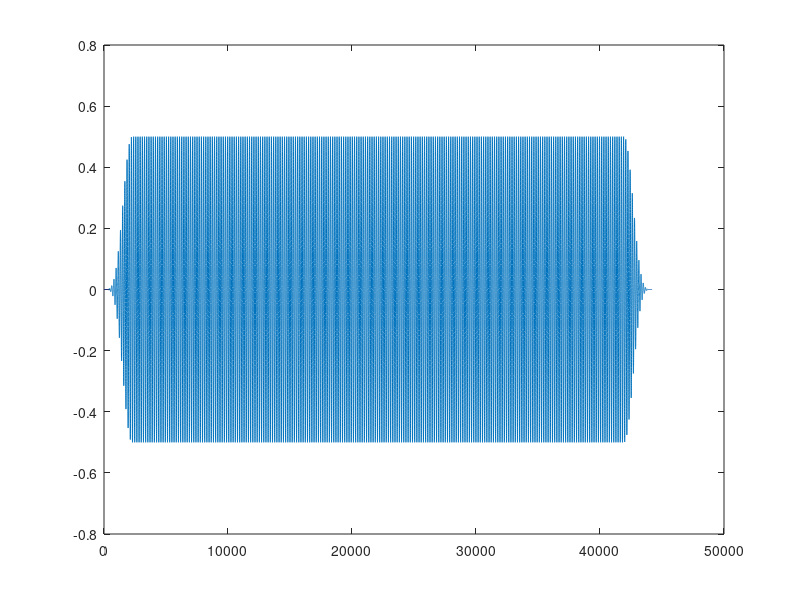

MATLAB code for this plot: (Note: this script raises an error after producing the figure.)
%% Experiment 1
% Creates amplitude modulated pure tones. Checks for perceived loudness and adjusts

clear all

% Specs for the tone
Fs = 44100;      %# Samples per second
dt = 1/Fs;
nSeconds = 1;   %# Duration of the sound
t_beep = [dt:dt:nSeconds];
Tattack = 0.05; 
bump = [0 2 4 8 16 32];

% cosine ramp
A=(0:dt:Tattack)/Tattack;
Tfade=(pi/(length(A)-.5));
RaisedCosine=cos(pi:Tfade:3*pi)+1;
RaisedCosineNormSquare=(RaisedCosine/max(RaisedCosine)).^2;
A=RaisedCosineNormSquare(1:(length(RaisedCosineNormSquare)/2));
rampUp = A;
rampDown = fliplr(rampUp);
pad = zeros(1,50);

toneFreq = [250 500 1000 1500 2000 3000 4000 6000 8000];  %# Tone frequency, in Hertz
for i = 1:length(toneFreq)
    yT = [sin(2*pi*toneFreq(i)*t_beep)];
    maxVol = ones(1,length(yT));
    VolN = yT.*(maxVol*0.5);

    for j = 1:length(bump)
        modul = (1+0.5.*[sin(2*pi*bump(j)*t_beep)]).*VolN;
        mid = ones(1,length(modul) - length(rampUp) - length(rampDown));
        envelope = [rampUp mid rampDown];
        shapedVol = modul.*envelope;
        presentVol = [pad shapedVol pad];
        sound(presentVol, Fs);
        figure;plot(presentVol);
        WaitSecs(1.5);
        audiowrite([num2str(toneFreq(i)/1000) 'kHz_' num2str(bump(j)) 'Hz_orig.wav'], presentVol, Fs);
        x = audioread([num2str(toneFreq(i)/1000) 'kHz_' num2str(bump(j)) 'Hz_orig.wav']);
        l(j,i) = acousticLoudness(x, Fs); %  returns loudness in sones according to ISO 532-1 (Zwicker).
        c = 1-((l(j,i)-30)*2/100);
        presentVol = presentVol.*c;
        audiowrite([num2str(toneFreq(i)/1000) 'kHz_' num2str(bump(j)) 'Hz.wav'], presentVol, Fs);
        x = audioread([num2str(toneFreq(i)/1000) 'kHz_' num2str(bump(j)) 'Hz.wav']);
        lo(j,i) = acousticLoudness(x, Fs)
    end
end

%% Experiment 2
% Frequency modulated tones

Fs = 44100;                                             % Samples per second (resolution)
d = 1/Fs;                                               % Converted samples per second
f = 5:5:50;                                             % Repetition frequency (starts at 5Hz and goes up in increments of 5 to 50Hz)

% Create vol ramp up and ramp down to avoid the speakers clicking
Tattack = 0.005;                                        % Ramp duration
A=(0:d:Tattack)/Tattack;
Tfade=(pi/(length(A)-.5));
RaisedCosine=cos(pi:Tfade:3*pi)+1;
RaisedCosineNormSquare=(RaisedCosine/max(RaisedCosine)).^2;
A=RaisedCosineNormSquare(1:(length(RaisedCosineNormSquare)/2));
rampUp = A;
rampDown = fliplr(rampUp);

for i=1:length(f)                                       % Do the same as above except add the ramp to avoid speaker clicking
    dur = 1/f(i);
    t=0:d:dur;                                          % # secs @ Fs sample rate
    y=chirp(t,500,dur,2000);                            % T,F0,T1,F1 - generates samples of a linear swept-frequency signal at the time instances defined in array T. The instantaneous frequency at time 0 is F0 Hertz. The instantaneous frequency F1 is achieved at time T1.
%     figure;spectrogram(y,256,250,256);                % Display the spectrogram
    mid = ones(1,length(y) - length(rampUp) - length(rampDown)); % Create a vector that is the same length as the tone
    envelope = [rampUp mid rampDown];                   % Add the ramp up and ramp down
    shapedVol = y.*envelope;
    
    x = repmat(shapedVol,1,f(i));
    figure;spectrogram(x,256,250,256);
    sound(x, Fs);
    audiowrite(['FM_' num2str(f(i)) 'Hz.wav'],x,Fs);    % Saves the audio to a wav file
    WaitSecs(1.2);
    clearvars dur t y x
end

%% Experiment 3
% 5Hz FM between 500-2000Hz

Fs = 44100;                                             % Samples per second (resolution)
d = 1/Fs;                                               % Converted samples per second
f = 5;                                                  % Repetition frequency (starts at 5Hz and goes up in increments of 5 to 50Hz)
low = 500:125:1200;
high = 2000:-125:1300;

% Create vol ramp up and ramp down to avoid the speakers clicking
Tattack = 0.005;                                        % Ramp duration
A=(0:d:Tattack)/Tattack;
Tfade=(pi/(length(A)-.5));
RaisedCosine=cos(pi:Tfade:3*pi)+1;
RaisedCosineNormSquare=(RaisedCosine/max(RaisedCosine)).^2;
A=RaisedCosineNormSquare(1:(length(RaisedCosineNormSquare)/2));
rampUp = A;
rampDown = fliplr(rampUp);

for i=1:length(high)                                       % Do the same as above except add the ramp to avoid speaker clicking
    dur = 1/f;
    t=0:d:dur;                                          % # secs @ Fs sample rate
    y=chirp(t,low(i),dur,high(i));                            % T,F0,T1,F1 - generates samples of a linear swept-frequency signal at the time instances defined in array T. The instantaneous frequency at time 0 is F0 Hertz. The instantaneous frequency F1 is achieved at time T1.
%     figure;spectrogram(y,256,250,256);                % Display the spectrogram
    mid = ones(1,length(y) - length(rampUp) - length(rampDown)); % Create a vector that is the same length as the tone
    envelope = [rampUp mid rampDown];                   % Add the ramp up and ramp down
    shapedVol = y.*envelope;
    
    x = repmat(shapedVol,1,f);
    figure;spectrogram(x,256,250,256);
    sound(x, Fs);
    audiowrite(['FM_' num2str(low(i)) '_' num2str(high(i)) '_Mean_Hz.wav'],x,Fs);    % Saves the audio to a wav file
    WaitSecs(1.2);
    clearvars dur t y x
end
